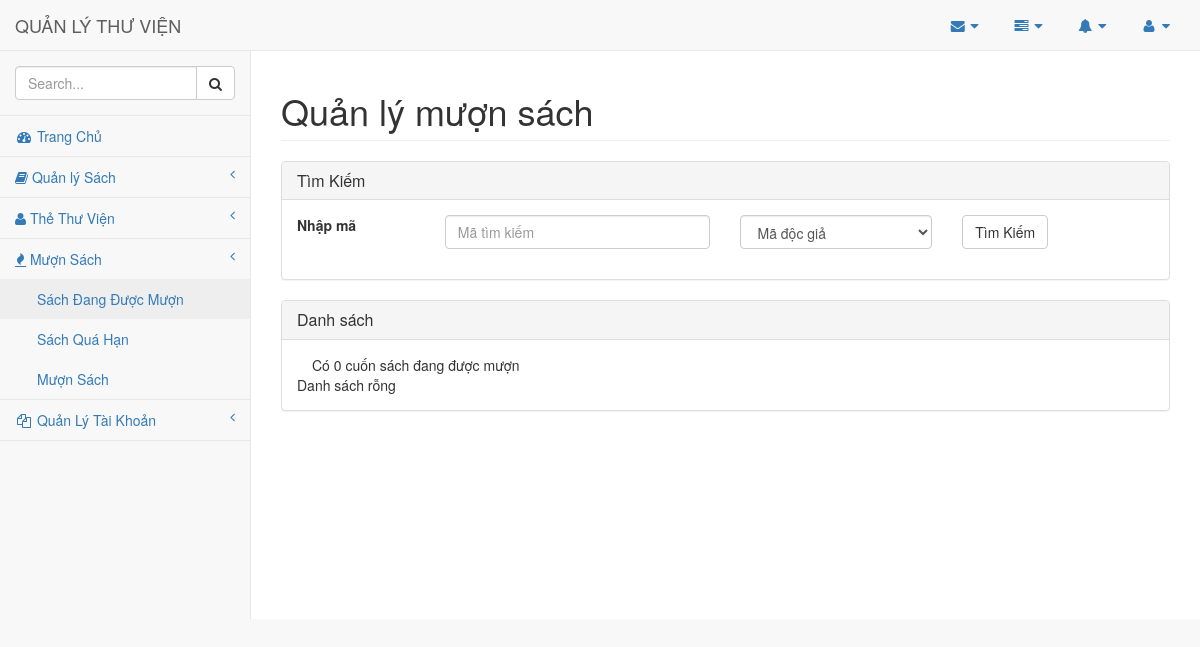
Before: /index.php?act=list_sach_dangmuon (signed in) with the older database file.
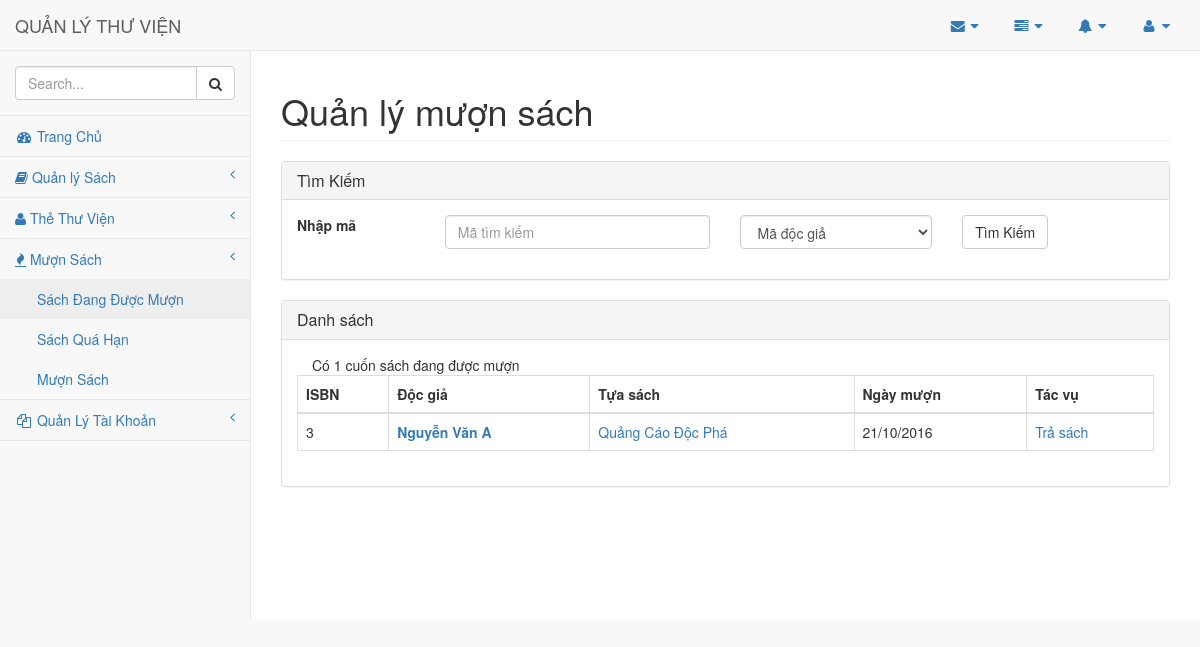
After: the same page with the newer database file.
### tables this page shows
CREATE TABLE `muon` (
  `ma_cuonsach` int(11) NOT NULL,
  `ma_docgia` int(11) NOT NULL,
  `ngaygio_muon` datetime NOT NULL,
  `ngay_hethan` datetime NOT NULL,
  `ma_muon` int(11) NOT NULL
);

CREATE TABLE `dausach` (
  `isbn` int(11) NOT NULL,
  `ma_tuasach` int(11) NOT NULL,
  `ngonngu` varchar(15) NOT NULL,
  `bia` varchar(255) NOT NULL,
  `trangthai` varchar(1) NOT NULL
);

CREATE TABLE `docgia` (
  `ma_docgia` int(11) NOT NULL,
  `hoten` varchar(255) NOT NULL,
  `ngaysinh` date NOT NULL,
  `massv` int(11) NOT NULL,
  `diachi` varchar(200) NOT NULL,
  `han_sd` date NOT NULL,
  `dienthoai` varchar(15) NOT NULL,
  `ngay_dk` date NOT NULL
);

### index.php (called while the page is built, shortened)
<?php
	require_once("View/header.php");
	$view = isset($_GET['act']) ? $_GET['act']:'dausach_list';
	$module = 'module/'.$view.'.php';
	require($module);
	require_once("view/footer.php");
	?>

### inc/class_muon.php (called while the page is built, shortened)
<?php
Class Muon{
    public static function list_books($select_all = 0, $posts_per_age = 10, $current_page = 1, $search = 0, $type ='1', $keyword = '') {
		global $conn;
		$sql =" SELECT * FROM muon m LEFT JOIN dausach ds ON m.ma_cuonsach = ds.isbn ";
		$sql .= " WHERE ";
		$and = '';
		$sql .= $and;
		$sql .= " m.ngay_hethan >= CURRENT_DATE ";
		if( !$select_all ){
			$offset = $posts_per_age * ($current_page - 1);
			$sql .=" LIMIT {$posts_per_age} OFFSET {$offset}";
		}
		$result = $conn->query($sql);
		if ($result && $result->num_rows > 0) {
			return $result;
		}
		return 0;
	}
}

### inc/class_doc_gia.php (called while the page is built, shortened)
<?php
Class DocGia{
	protected $table;
	static $instance;
	function __construct(){
		global $conn;
		$this->table = 'docgia';
		$this->conn = $conn;
	}
	static function getInstance(){
        self::$instance = new DocGia();
        return self::$instance;
    }
	function getTenDocGia($ma_docgia){
		$sql ="SELECT hoten FROM  $this->table WHERE ma_docgia = {$ma_docgia}";
		$result = $this->conn->query($sql);
		if ($result->num_rows > 0)
			while( $row = $result->fetch_assoc() ) {
				return $row['hoten'];
			}
		return 0;
	}
 }

### inc/functions.php (called while the page is built, shortened)
<?php
function getTenDocGia($ma_docgia){
	return DocGia::getInstance()->getTenDocGia($ma_docgia);
}

### inc/main.php (called while the page is built, shortened)
		<?php
function limit_string($string, $len) {
	$t_len 		= $len;
	$string_len = strlen($string);
    if($len >  $string_len){
    	$len = $string_len;
    }
    $pos = strpos($string, ' ', $len);
    if($pos){
    	$string = substr($string,0,$pos);
    } else {
    	$string = substr($string,0,$len);
    }
    return $string ;
}

### module/list_sach_dangmuon.php (the view, shortened to what the changed rows need)
<div id="page-wrapper">
<?php
    $search     = isset($_GET['search']) ? $_GET['search'] : 0;
    $keyword    = isset( $_GET['keyword'] ) ? $_GET['keyword'] : '';
    $type       = isset( $_GET['type'] ) ? $_GET['type'] : '';
    $total_record = 0;
    $total = Muon::list_books($select_all = 1, 10, 1 , $search, $type, $keyword );
     if( !empty($total) ){
        $total_record = $total->num_rows;
    }
    ?>
    <div class="row">
        <div class="col-lg-12">
            <h1 class="page-header">Quản lý mượn sách</h1>
        </div>
    </div>
        <div class="row">
        <div class="col-lg-12">
            <div class="panel panel-default">
                <div class="panel-body">
                <div class="col-md-12">
                <?php
                    echo '<div class="result">';
                    if(!$search){
                        echo "Có {$total_record} cuốn sách đang được mượn";
                    } else {
                        echo "Tìm thấy {$total_record} cuốn sách";
                    }
                    echo '</div>';
                    echo '<div class="row">';
                    if( !empty($total) ){
                        $current_page = isset($_GET['page']) ? $_GET['page'] : 1;
                        $posts_per_page = 10;
                    	$result = Muon::list_books($select_all = 0, $posts_per_page, $current_page, $search, $type, $keyword );
                        if($result ){
                        	echo '<table class="table table-bordered">';
                        	echo '<thead><tr><th> ISBN </th><th>Độc giả </th> <th> Tựa sách </th><th> Ngày mượn </td> <th> Tác vụ </th> </tr></thead>';
                        	echo ' <tbody>';
                        	while( $row = $result->fetch_assoc() ) {
                        		$isbn 		  = $row['isbn'];
                                $ma_docgia    = $row['ma_docgia'];
                                $mcs          = $row['ma_cuonsach'];
                                $ngaygio_muon = $row['ngaygio_muon'];
                                $date         = date_create( $ngaygio_muon );
                                $date         = date_format($date,"d/m/Y");
                        		echo '<tr>';
                                echo "<td>{$isbn} </td>";
                                echo '<th><a href="index.php?act=chi_tiet_docgia&id='.$ma_docgia.'">'.getTenDocGia($ma_docgia).'<a/></th>';
                                 echo "<td> <a class='' href= 'index.php?act=chi_tiet_muon&mcs=".$mcs."&isbn=".$isbn."'> " . limit_string( $row['bia'], 30). "</a> </td>";
                                echo "<td>";
                                echo $date;
                                echo "</td>";
                                echo '<td><a href="index.php?act=trasach&mcs='.$mcs.'&isbn='.$isbn.'">Trả sách</a></td>';
                                echo '</tr>';
                            }
                            echo '</tbody>';
                            echo '</table>';
                        } else {
                            echo 'Danh sách mượn đang rỗng';
                        }
                    } else {
                        echo ' Danh sách rỗng';
                    }
                    echo '</div>';
                ?>
                </div>
                </div>
            </div>
        </div>
    </div>
</div>

### view/header.php (shortened to what the changed rows need)
<!DOCTYPE html>
<html lang="en">
<head>
    <link href="vendor/bootstrap/css/bootstrap.min.css" rel="stylesheet">
    <link href="vendor/metisMenu/metisMenu.min.css" rel="stylesheet">
    <link href="assest/css/sb-admin-2.min.css" rel="stylesheet">
    <link href="vendor/morrisjs/morris.css" rel="stylesheet">
    <link href="vendor/font-awesome/css/font-awesome.min.css" rel="stylesheet" type="text/css">
</head>
<body>
    <div id="wrapper">
        <nav class="navbar navbar-default navbar-static-top" role="navigation" style="margin-bottom: 0">
            <div class="navbar-header">
                <a class="navbar-brand" href="index.html">QUẢN LÝ THƯ VIỆN</a>
            </div>
        </nav>

Changed rows visible on the page:
added muon: dausach.isbn "3", ma_docgia.hoten "Nguyễn Văn A", dausach.bia "Quảng Cáo Độc Phá", ngaygio_muon "21/10/2016"
Other visible differences:
$total_record: "0" → "1"
text no longer shown: "Danh sách rỗng"
text now shown: "ISBN Độc giả Tựa sách Ngày mượn Tác vụ"
